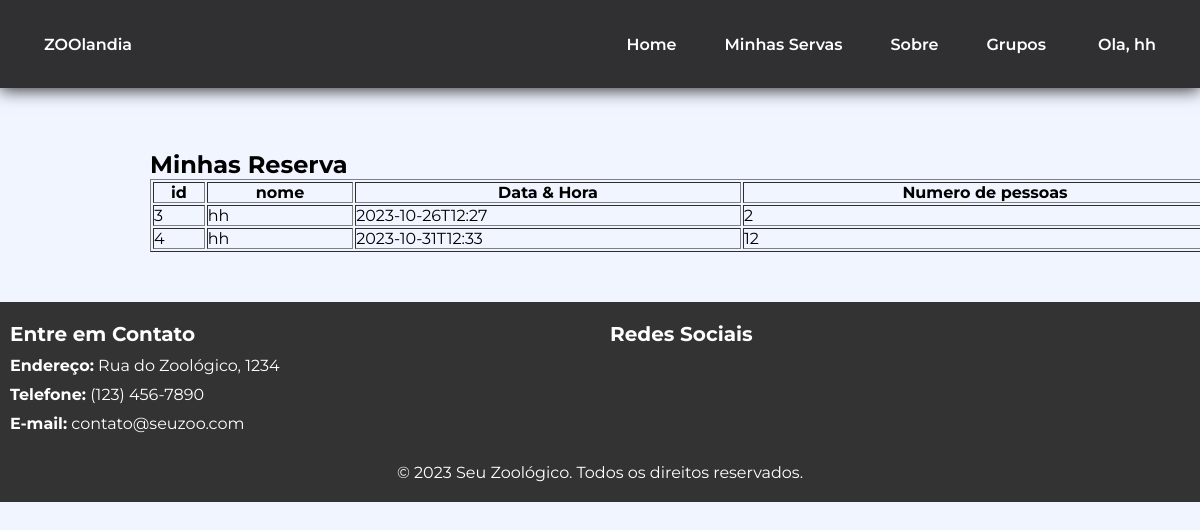
Screenshot of /src/pages/dashboard/reserva.php (signed in) with the database file from the repository.
### tables this page shows
CREATE TABLE `visitas` (
  `id` int NOT NULL AUTO_INCREMENT,
  `nome` varchar(225)  DEFAULT NULL,
  `email` varchar(255)  DEFAULT NULL,
  `datahora` varchar(255) DEFAULT NULL,
  `pessoas` int DEFAULT NULL,
  PRIMARY KEY (`id`)
);

### src/pages/dashboard/reserva.php (the view, shortened to what this page needs)
<?php
include '../../../configs/database.php';
if (isset($_COOKIE['username']) && isset($_COOKIE['email'])) {
    $username = $_COOKIE['username'];
    $email = $_COOKIE['email'];
}
$sql = "SELECT * FROM visitas WHERE email = '$email'";
$result = $conn->query($sql);
?>
<!DOCTYPE html>
<html lang="en">
<head>
    <link rel="stylesheet" type="text/css" href="../../../assets/css/back.css">
    <link rel="stylesheet" href="../../../assets/css/geral.css">
    <link rel="stylesheet" href="../../../assets/css/MainStyle.css">
    <link rel="stylesheet" href="../../../assets/css/fatima.css">
    <link rel="stylesheet" href="../../../assets/css/menu.css">
    <link href="https://cdn.jsdelivr.net/npm/remixicon@3.2.0/fonts/remixicon.css" rel="stylesheet">
</head>
<body>
    <div id="content">
        <header class="header">
            <nav class="nav container">
                <div class="nav__data">
                    <a href="./index.php" class="nav__logo">
                        <i class="ri-planet-line"></i> ZOOlandia
                    </a>
                </div>
                <div class="nav__menu" id="nav-menu">
                    <ul class="nav__list">
                        <li><a href="./index.php" class="nav__link">Home</a></li>
                        <li><a href="./reserva.php" class="nav__link">Minhas Servas </a></li>
                        <li class="ative"><a href="../info.php" class="nav__link ">Sobre</a></li>
                        <li class="dropdown__item">
                            <div class="nav__link">
                                Grupos <i class="ri-arrow-down-s-line dropdown__arrow"> </i>
                            </div>
                        </li>
                        <li class="dropdown__item">
                            <div class="nav__link">
                                Ola, <?php echo $username; ?> <i class="ri-arrow-down-s-line dropdown__arrow"></i>
                            </div>
                        </li>
                    </ul>
                </div>
            </nav>
        </header>
    </div>
    <div class="tabela">
        <h2>Minhas Reserva</h2>
        <table border="1px" style="width: 1080px;">
            <thead>
                <tr>
                    <th>id</th>
                    <th>nome </th>
                    <th>Data & Hora </th>
                    <th>Numero de pessoas</th>
                </tr>
            </thead>
            <tbody>
                <?php
                if ($result->num_rows > 0) {
                    while ($row = $result->fetch_assoc()) {
                        echo '<tr>';
                        echo '<td>' . $row["id"] . '</td>';
                        echo '<td>' . $row["nome"] . '</td>';
                        echo '<td>' . $row["datahora"] . '</td>';
                        echo '<td>' . $row["pessoas"] . '</td>';
                        echo '</tr>';
                    }
                    echo '</table>';
                } else {
                    echo '<td>Nenhum animal cadastrado ainda.</td>';
                }
                ?>
    </div>
    <footer>
        <div class="rodape-container">
            <div class="informacoes-contato">
                <h3>Entre em Contato</h3>
                <p><strong>Endereço:</strong> Rua do Zoológico, 1234</p>
                <p><strong>Telefone:</strong> (123) 456-7890</p>
                <p><strong>E-mail:</strong> contato@seuzoo.com</p>
            </div>
            <div class="redes-sociais">
                <h3>Redes Sociais</h3>
            </div>
        </div>
        <div class="direitos-autorais">
            &copy; 2023 Seu Zoológico. Todos os direitos reservados.
        </div>
    </footer>
</body>
</html>

### assets/css/back.css (style rules this page uses)
#content { background-image: url(''); background-size: cover; background-position: center center; background-repeat: no-repeat; }

### assets/css/geral.css (style rules this page uses)
footer { background-color: #333; color: #fff; padding: 20px 0; }
.rodape-container { display: flex; justify-content: space-between; flex-wrap: wrap; }
.informacoes-contato, .redes-sociais { flex: 1; margin: 0 10px; }
h3 { font-size: 20px; }
.informacoes-contato p, .redes-sociais a { margin: 10px 0; }
.direitos-autorais { text-align: center; margin-top: 20px; }

### assets/css/fatima.css (style rules this page uses)
* { box-sizing: border-box; padding: 0; margin: 0; }
body { background-color: #303032; }

### assets/css/menu.css (style rules this page uses)
:root { --header-height: 3.5rem; --black-color: #303032; --black-color-light: #303032; --black-color-lighten: #303032; --white-color: #fff; --body-color: hsl(220, 100%, 97%); --body-font: "Montserrat", sans-serif; --normal-font-size: .938rem; --font-regular: 400; --font-semi-bold: 600; --z-tooltip: 10; --z-fixed: 100; }
@media screen and (min-width: 1024px) { :root { --normal-font-size: 1rem; } }
* { box-sizing: border-box; padding: 0; margin: 0; }
body { font-family: var(--body-font); font-size: var(--normal-font-size); background-color: var(--body-color); }
ul { list-style: none; }
a { text-decoration: none; }
.container { max-width: 1120px; margin-inline: 1.5rem; }
.header { z-index: 99999; margin-top: 0%; position: fixed; top: 0; left: 0; width: 100%; background-color: var(--black-color); box-shadow: 0 2px 16px #303032; }
.nav { height: var(--header-height); }
.nav__logo, .nav__burger, .nav__close { color: var(--white-color); }
.nav__data { height: 100%; display: flex; justify-content: space-between; align-items: center; }
.nav__logo { display: inline-flex; align-items: center; column-gap: .25rem; font-weight: var(--font-semi-bold); }
.nav__link { color: var(--white-color); background-color: var(--black-color); font-weight: var(--font-semi-bold); padding: 1.25rem 1.5rem; display: flex; justify-content: space-between; align-items: center; transition: background-color .3s; }
.dropdown__item { cursor: pointer; }
@media screen and (min-width: 1118px) { .container { margin-inline: auto; } }
@media screen and (min-width: 1118px) { .nav { height: calc(var(--header-height) + 2rem); display: flex; justify-content: space-between; } }
@media screen and (min-width: 1118px) { .nav__list { height: 100%; display: flex; column-gap: 3rem; } }
@media screen and (min-width: 1118px) { .nav__link { height: 100%; padding: 0; justify-content: initial; column-gap: .25rem; } }
@media screen and (min-width: 1118px) { .dropdown__item, .dropdown__subitem { position: relative; } }

### src/pages/dashboard/reserva.php (style rules this page uses)
#content { margin-top: 100px; }
.tabela { margin-left: 100px; padding: 50px; }

### rows the page displays
visitas: id "3", nome "hh", datahora "2023-10-26T12:27", pessoas "2"
visitas: id "4", nome "hh", datahora "2023-10-31T12:33", pessoas "12"

### other values shown
$username "hh"
